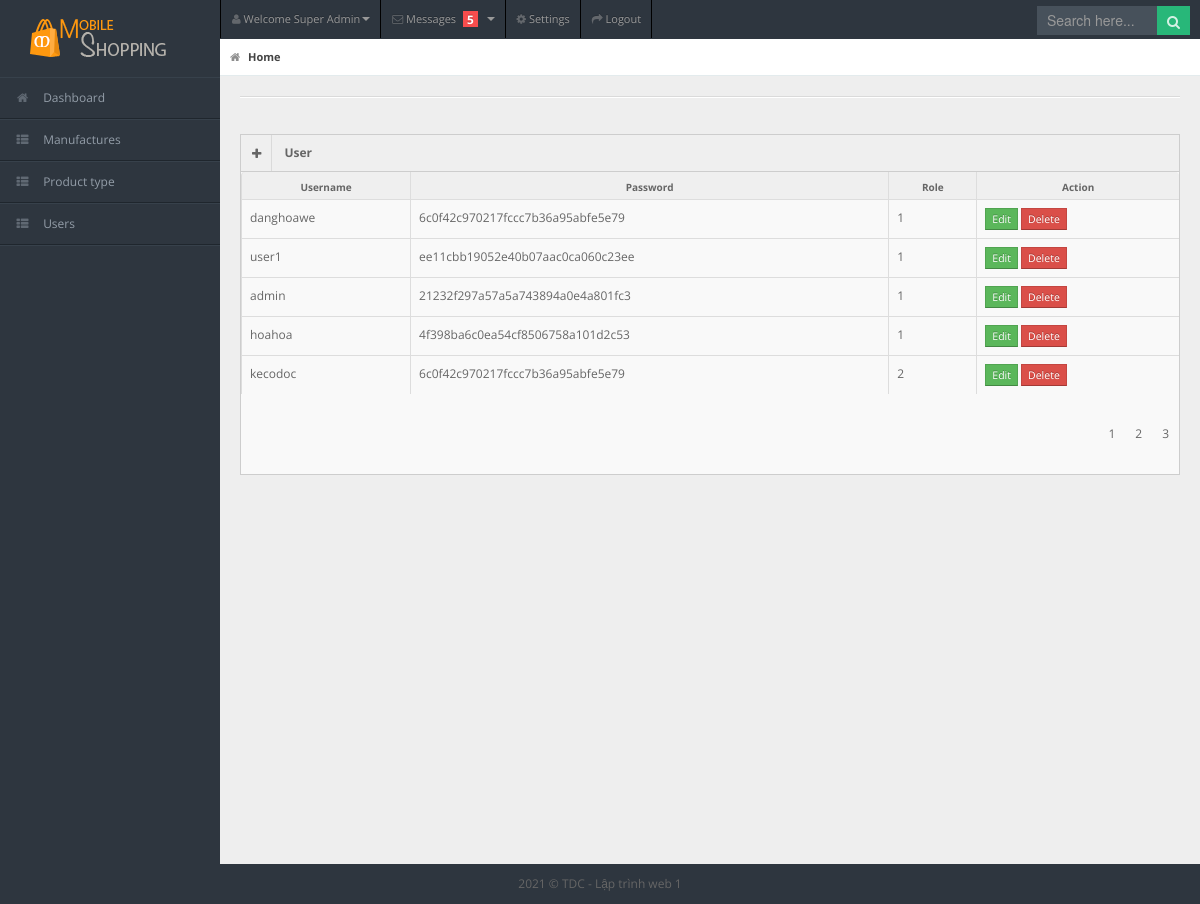
/admin/users.php (signed in), run on the app's committed database.
### tables this page shows
CREATE TABLE IF NOT EXISTS `users` (
  `name_user` varchar(100) NOT NULL,
  `pass_user` varchar(100) NOT NULL,
  `Role` int(11) DEFAULT NULL,
  PRIMARY KEY (`name_user`)
);

### admin/models/db.php (called while the page is built, shortened)
<?php    session_start();
class Db
{
    public static $connection;
    public function __construct()
    {
        if (!self::$connection) {
            self::$connection = new mysqli(DB_HOST, DB_USER, DB_PASSWORD, DB_NAME,PORT);
            self::$connection->set_charset(DB_CHARSET);
        }
        return self::$connection;
    }
}

### admin/users.php (the view, shortened to what this page needs)
<?php
    include "header.php";
$page=1;
$perpage =5;
$Protype = new User;
$getAllProtype = $Protype ->getAllUser($page,$perpage);
$totals=  count( $Protype ->getUsers());
?>
                    <div class="widget-box">
                        <div class="widget-title"> <span class="icon"><a href="AddUser.php"> <i class="icon-plus"></i>
                                </a></span>
                            <h5>User</h5>
                        </div>
                        <div class="widget-content nopadding">
                            <table class="table table-bordered table-striped">
                                <thead>
                                    <tr>
                                        <th>Username</th>
                                        <th>Password</th>
                                        <th>Role</th>
                                        <th>Action</th>
                                    </tr>
                                </thead>
                                <tbody>
                               <?php foreach($getAllProtype as $item)
                                    {?>
                                    <tr class="">
                                        <td><?= $item['name_user'] ?></td>
                                        <td><?= $item['pass_user'] ?></td>
                                        <td><?= $item['Role'] ?></td>
                                        <td>
                                            <a href="editUser.php?userName=<?=$item['name_user']?>" class="btn btn-success btn-mini">Edit</a>
                                            <a href="delete.php?userName=<?=$item['name_user']?>" class="btn btn-danger btn-mini">Delete</a>
                                        </td>
                                    </tr>
                                    <?php }?>
                                </tbody>
                            </table>
                            <div class="row" style="margin-left: 18px;">
                                <ul class="pagination">
                                <?= $Protype ->phanTrang($page,$perpage,$totals);?>
                                </ul>
                            </div>
                        </div>
                    </div>
                </div>
            </div>
        </div>
    </div>
    <div class="row-fluid">
        <div id="footer" class="span12"> 2021 &copy; TDC - Lập trình web 1</div>
    </div>
</body>
</html>

### admin/css/matrix-style.css (style rules this page uses)
* { outline:none !important; -moz-outline: none !important; }
html, body { height:100% }
body { overflow-x: hidden; margin-top: -10px; font-family: 'Open Sans', sans-serif; font-size:12px; color:#666; }
a { color:#666; }
select, textarea, input[type="text"], input[type="password"], input[type="datetime"], input[type="datetime-local"], input[type="date"], input[type="month"], input[type="time"], input[type="week"], input[type="number"], input[type="email"], input[type="url"], input[type="search"], input[type="tel"], input[type="color"], .uneditable-input, .label, .dropdown-menu, .btn, .well, .progress, .table-bordered, .btn-group > .btn:first-child, .btn-group > .btn:last-child, .btn-group > .btn:last-child, .btn-group > .dropdown-toggle, .alert { border-radius:0px; }
.btn, textarea, input[type="text"], input[type="password"], input[type="datetime"], input[type="datetime-local"], input[type="date"], input[type="month"], input[type="time"], input[type="week"], input[type="number"], input[type="email"], input[type="url"], input[type="search"], input[type="tel"], input[type="color"], .uneditable-input { box-shadow:none; }
.progress, .progress-success .bar, .progress .bar-success, .progress-warning .bar, .progress .bar-warning, .progress-danger .bar, .progress .bar-danger, .progress-info .bar, .progress .bar-info, .btn, .btn-primary { background-image:none; }
#footer { padding:10px; text-align:center; }
.stat-boxes .peity_bar_good, .stat-boxes .peity_line_good, { color: #459D1C; }
.widget-box { background: none repeat scroll 0 0 #F9F9F9; border-left: 1px solid #CDCDCD; border-top: 1px solid #CDCDCD; border-right: 1px solid #CDCDCD; clear: both; margin-top: 16px; margin-bottom: 16px; position: relative; }
.widget-title, .modal-header, .table th, div.dataTables_wrapper .ui-widget-header { background:#efefef; border-bottom: 1px solid #CDCDCD; height: 36px; }
.widget-title span.icon { padding: 9px 10px 7px 11px; float: left; border-right:1px solid #dadada; }
.widget-title h5 { color: #666; float: left; font-size: 12px; font-weight: bold; padding: 12px; line-height: 12px; margin: 0; }
.widget-content { padding:15px; border-bottom: 1px solid #cdcdcd; }
.table th { height: auto; font-size: 10px; padding: 5px 10px 2px; border-bottom: 0; text-align: center; color: #666666; }
.nopadding { padding: 0 !important; }
.nopadding .table { margin-bottom: 0; }
.nopadding .table-bordered { border: 0; }

### admin/css/matrix-media.css (style rules this page uses)
body { background:#2E363F; }

### admin/header.php (style rules this page uses)
ul.pagination { list-style: none; float: right; }

### data on the page
users: name_user "danghoawe", pass_user "6c0f42c970217fccc7b36a95abfe5e79", Role "1"
users: name_user "user1", pass_user "ee11cbb19052e40b07aac0ca060c23ee", Role "1"
users: name_user "admin", pass_user "21232f297a57a5a743894a0e4a801fc3", Role "1"
users: name_user "hoahoa", pass_user "4f398ba6c0ea54cf8506758a101d2c53", Role "1"
users: name_user "kecodoc", pass_user "6c0f42c970217fccc7b36a95abfe5e79", Role "2"
